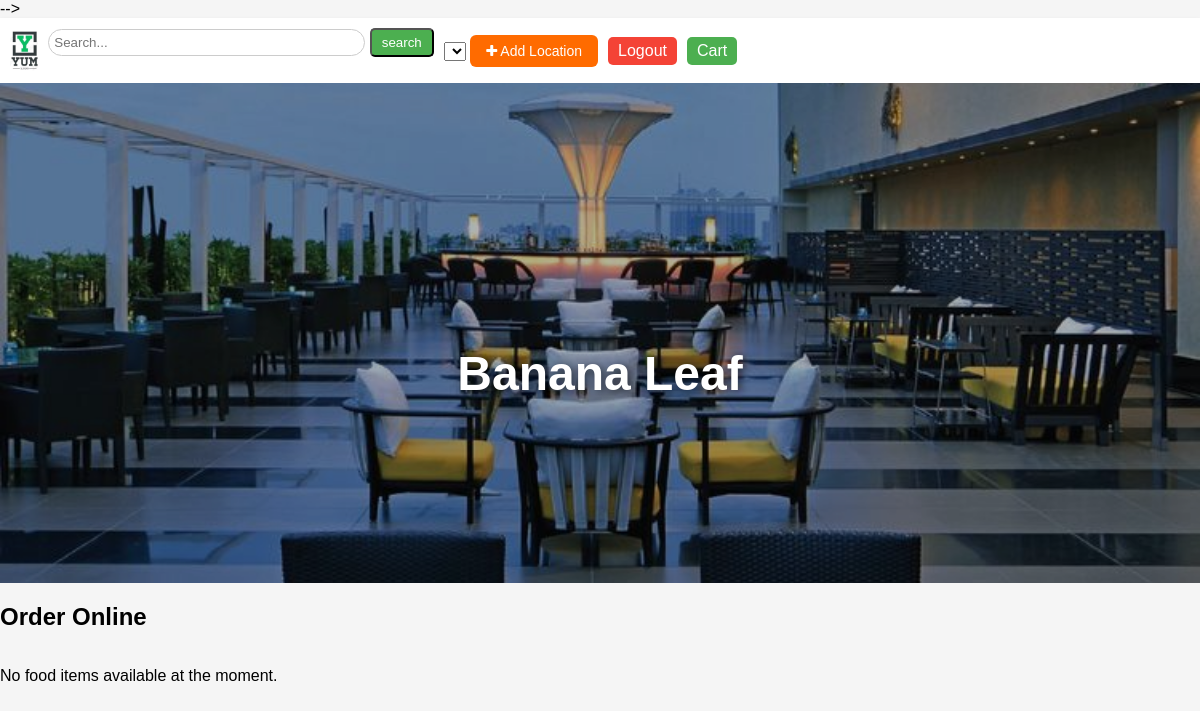
The page /restaurant/5 (signed in) on the database its author committed.
### home/models.py (models this page shows, shortened)
class Restaurant(models.Model):
    restaurant_owner = models.ForeignKey(CustomUser, on_delete=models.CASCADE, related_name="restaurants")
    restaurant_name = models.CharField(max_length=500)
    restaurant_location = models.CharField(max_length=500)
    restaurant_image = models.ImageField(upload_to="img")
    inventory = models.OneToOneField('RestaurantInventory', on_delete=models.CASCADE, related_name="restaurant")
    latitude = models.DecimalField(decimal_places=7, max_digits=9, default=0)
    longitude = models.DecimalField(decimal_places=7, max_digits=10, default=0)

### home/views.py (the view)
# urls.py: path('restaurant/<int:restaurant_id>',restaurant_home,name='restaurant_home'),
def restaurant_home(request,restaurant_id):
    if request.user.is_authenticated and request.user.role == 'customer':
        restaurant=Restaurant.objects.get(id=restaurant_id)
        selected_location = request.session.get('customer_selected_location')
        inventory_records = FoodInventoryRecord.objects.filter(inventory=restaurant.inventory).select_related('food_items')
        context = {
            'restaurant':restaurant,
            'inventory_records': inventory_records,
            'selected_location': selected_location,  # Pass selected location to the template
        }
    return render(request,'restaurant-home.html',context)

### home/templates/restaurant-home.html (shortened to what this page needs)
{% load static %}
    {% include 'base.html' %}
    <link rel="stylesheet" href="{% static 'css/restaurant.css' %}" />
    <section class="hero">
        <img src="{{ restaurant.restaurant_image.url }}" alt="Restaurant Hero" class="hero-image">
        <h1>{{ restaurant.restaurant_name }}</h1>
    </section>
    <section id="order-online">
        <h2>Order Online</h2>
        <div class="food-container">
            {% for record in inventory_records %}
                <div class="food-card">
                    <img src="{{ record.food_items.food_image.url }}" alt="{{ record.food_items.food_name }}" class="food-img">
                    <div class="food-details">
                        <h3>{{ record.food_items.food_name }}</h3>
                        <p>{{ record.food_items.food_description }}</p>
                        <p class="price">${{ record.food_items.food_price }}</p>
                        <p class="quantity-available">Available: {{ record.quantity_available }}</p>
                        <a href="">Add to Cart!</a>
                    </div>
                </div>
            {% empty %}
                <p>No food items available at the moment.</p>
            {% endfor %}
        </div>
    </section>
</body>
</html>

### home/static/css/base.css (style rules this page uses)
body, nav, ul, li, a, img, input { margin: 0; padding: 0; box-sizing: border-box; }
body { background-color: #f5f5f5; font-family: Arial, sans-serif; }

### home/static/css/restaurant.css (style rules this page uses)
.hero { width: 100%; height: 500px; position: relative; }
.hero-image { width: 100%; height: 100%; object-fit: cover; filter: brightness(0.7); }
.hero h1 { position: absolute; top: 50%; left: 50%; transform: translate(-50%, -50%); color: #fff; font-size: 48px; text-shadow: 2px 2px 10px rgba(0, 0, 0, 0.7); }
.food-container { display: flex; flex-direction: column; gap: 20px; }

### rows shown on the page
Restaurant: restaurant_image (picture), restaurant_name "Banana Leaf"
